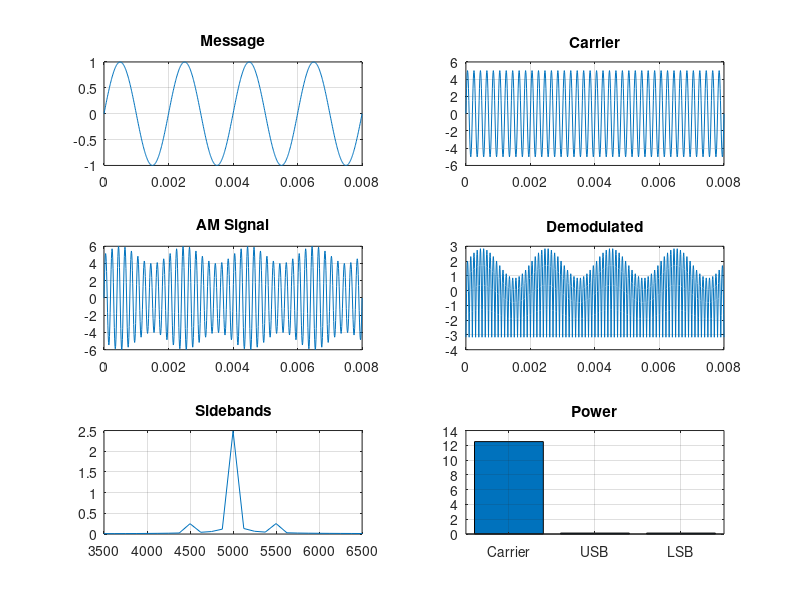

Recreate this plot in MATLAB.
clc; 
clear;  
close all; 
Am=1; 
fm=500; 
Ac=5; 
fc=5000; 
fs=20*fc; 
t=0:1/fs:4/fm; 
m = Am*sin(2*pi*fm*t); 
c = Ac*sin(2*pi*fc*t); 
mu = Am/Ac; 
am = Ac*(1+mu*sin(2*pi*fm*t)).*sin(2*pi*fc*t); 
dem = abs(am); dem = dem-mean(dem); 
N=length(am); f=linspace(-fs/2,fs/2,N); 
AM_FFT=abs(fftshift(fft(am)))/N; 
USB=fc+fm; LSB=fc-fm; 
Pc=Ac^2/2; Psb=(mu^2*Pc)/4; 
figure('Name','AM Modulation','NumberTitle','off'); 
subplot(3,2,1), plot(t,m), title('Message'), grid on 
subplot(3,2,2), plot(t,c), title('Carrier'), grid on 
subplot(3,2,3), plot(t,am), title('AM Signal'), grid on 
subplot(3,2,4), plot(t,dem), title('Demodulated'), grid on 
subplot(3,2,5), plot(f,AM_FFT), xlim([fc-3*fm fc+3*fm]), title('Sidebands'), grid on 
subplot(3,2,6), bar([Pc Psb Psb]), set(gca,'XTickLabel',{'Carrier','USB','LSB'}), 
title('Power'), grid on 
fprintf('μ=%.2f | USB=%d Hz | LSB=%d Hz | Pc=%.2f W | Psb=%.3f W\n',mu,USB,LSB,Pc,Psb); 
